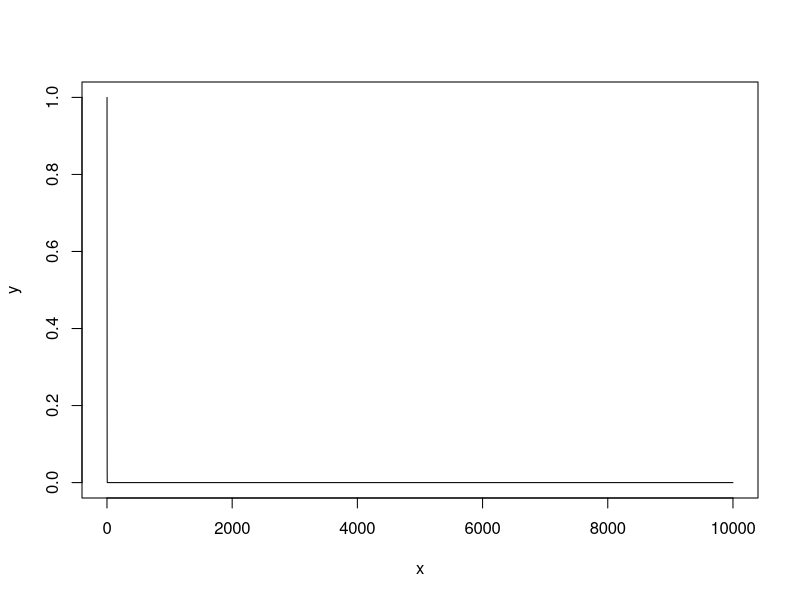

Write the R code that produced this figure.
## ---- chunk 1
n <- 5
((1/n))^n
## ---- chunk 2
n <- 100
((1/n))^n
## ---- chunk 3
n <- 100000
((1/n))^n
## ---- chunk 4
prob_jth = function(n){ (1/n)^n }
x = 1:10000
y = sapply(x,prob_jth)
plot(x,y,type='l')

## ---- chunk 5
store=rep(NA,10000)
for(i in 1:10000){
  store[i]=sum(sample(1:100,rep=TRUE)==4)>0
}

mean(store)
